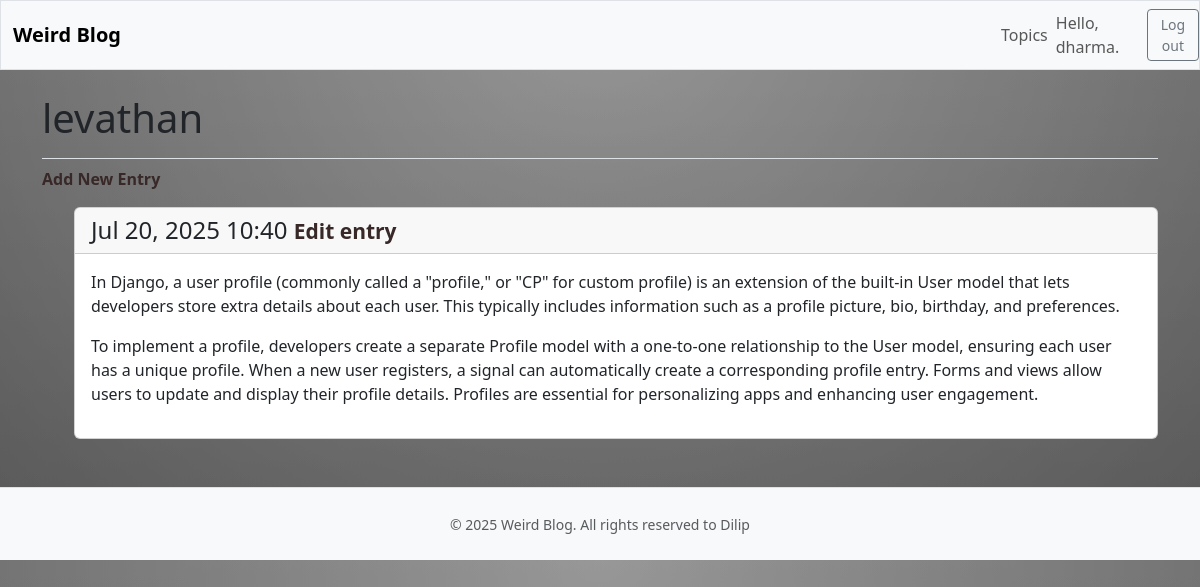
Page /topics/7/ (signed in) on the committed database.
### weird_blog/models.py (models this page shows, shortened)
class Topic(models.Model):
    text = models.CharField(max_length = 200)
    date_added = models.DateTimeField(auto_now_add = True)
    owner = models.ForeignKey(User, on_delete= models.CASCADE)

class Entry(models.Model):
    topic = models.ForeignKey(Topic, on_delete = models.CASCADE)
    text = models.TextField()
    date_added = models.DateTimeField(auto_now_add = True)
    class Meta():
        verbose_name_plural = 'entries'

### weird_blog/views.py (the view)
# urls.py: path('topics/<int:topic_id>/', views.topic, name = 'topic'),
@login_required
def topic(request, topic_id):
    topic = Topic.objects.get(id=topic_id)
    if topic.owner != request.user:
        raise Http404
    entries = topic.entry_set.order_by('-date_added')
    context = {'topic': topic, 'entries' : entries}
    return render(request, 'weird_blog/topic.html', context)

### weird_blog/templates/weird_blog/topic.html (shortened to what this page needs)
{% extends 'weird_blog/base.html' %}
{% load django_bootstrap5 %}
{% block page_header %}
<h1>{{topic.text}}</h1>
{% endblock page_header %}
{% block content %}
<p>
    <a href="{% url 'weird_blog:new_entry' topic.id %}" class="text-decoration-none">Add New Entry</a>
</p>
<ul>
    {% for entry in entries %}
    <div class="card mb-3">
        <h4 class="card-header">
            {{ entry.date_added|date:"M d, Y H:i" }}
            <small> <a href="{% url 'weird_blog:edit_entry' entry.id %}" class="text-decoration-none">Edit
                    entry</a></small>
        </h4>
        <div class="card-body">{{ entry.text | linebreaks }}</div>
    </div>
    {% empty %}
    <p>There are no entries for this topic yet.</p>
    {% endfor %}
</ul>
{% endblock content %}

### weird_blog/templates/weird_blog/base.html (shortened to what this page needs)
<!DOCTYPE html>
<html lang="en">
<head>
    {% load static %}
    {% load django_bootstrap5 %}
    {% bootstrap_css %}
</head>
<body>
    <nav class="navbar navbar-expand-md navbar-light bg-light mb-4 border">
        <div class="container-fluid">
            <a href="{%url 'weird_blog:index' %}" class="navbar-brand text-decoration-none">Weird Blog </a>
        </div>
        <div class="collapse navbar-collapse" id="navbarCollapse">
            <ul class="navbar-nav ms-auto mb-8 mb-md-50">
                <li class="nav-item">
                    <a href="{% url 'weird_blog:topics' %}" class="nav-link">Topics</a>
                </li>
            </ul>
            <ul class="navbar-nav ms-auto mb-2 mb-md-0">
                {% if user.is_authenticated %}
                <li class="nav-item">
                    <span class="navbar-text me-2">Hello, {{user.username }}.</span>
                </li>
                {% endif %}
            </ul>
            {% if user.is_authenticated %}
            <form action="{% url 'accounts:logout' %}" method="post">
                <button name="submit" class="btn btn-outline-secondary btn-sm">Log out</button>
            </form>
            {% endif %}
        </div>
    </nav>
    <main class="container">
        <div class="pb-2 mb-2 border-bottom">
            {% block page_header %} {% endblock page_header %}
        </div>
        <div>
            {% block content %} {% endblock content %}
        </div>
    </main>
    <footer class="text-center text-muted py-4 mt-5 border-top bg-light">
        <div>
            <small>© {% now "Y" %} Weird Blog. All rights reserved to Dilip</small>
        </div>
    </footer>
</body>
</html>

### weird_blog/templates/weird_blog/base.html (style rules this page uses)
body { background: linear-gradient(to bottom, rgba(255, 255, 255, 0.15) 0%, rgba(0, 0, 0, 0.15) 100%), radial-gradient(at top center, rgba(255, 255, 255, 0.40) 0%, rgba(0, 0, 0, 0.40) 120%) #989898; background-blend-mode: multiply, multiply; }
a { color: #382828; text-decoration: none; font-weight: bold; }

### weird_blog/templates/weird_blog/topic.html (style rules this page uses)
h4 { color: black; }

### rows in the picture
Topic: text "levathan"
Entry: date_added "Jul 20, 2025 10:40", text "In Django, a user profile (commonly called a \"profile,\" or \"CP\" for custom profile) is an extension of the built-in User model that lets developers store extra details about each user. This typically includes information such as a profile picture, bio, birthday, and preferences. To implement a profile, developers create a separate Profile model with a one-to-one relationship to the User model, ensuring each user has a unique profile. When a new user registers, a signal can automatically create a corresponding profile entry. Forms and views allow users to update and display their profile details. Profiles are essential for personalizing apps and enhancing user engagement."

### other values in the picture
{{ user.username }} "dharma"
